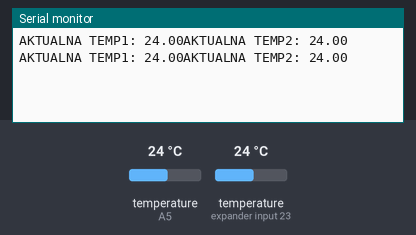
The program below on a simulated Arduino Uno, built with avr-gcc and run on an emulated ATmega328P. Shown: the last lines printed to the serial monitor. The test bench sets the inputs (shaded band); at power-on: temperature (sensors on A5, expander input 23) 24 °C.

Above: at 2.6 s.
2.7 s: temperature (sensor on A5) set to 12 °C
At 3.8 s:
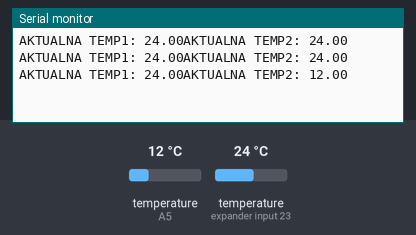
4.2 s: temperature (sensor on expander input 23) set to 12 °C
At 5.5 s:
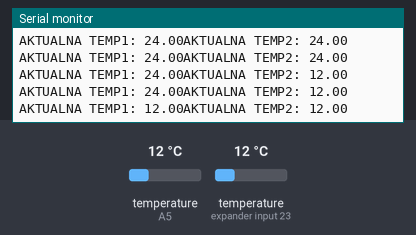
5.7 s: temperature (sensor on A5) set to 19 °C
At 7.0 s:
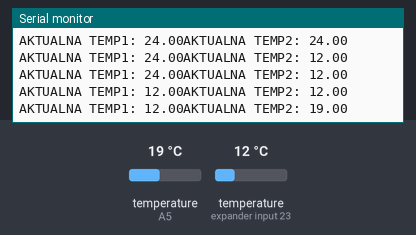
7.2 s: temperature (sensor on expander input 23) set to 19 °C
At 7.6 s:
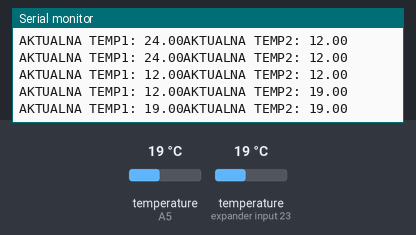
Timing chart, 0 to 9.7 s (numbered marks = the images above; inputs shaded):
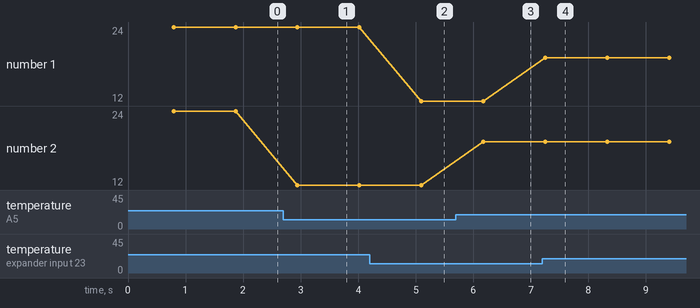

The program:

main.cpp
```cpp
#include <Arduino.h>
#include <DallasTemperature.h>
#include <OneWire.h>

OneWire oneWire(A5);
DallasTemperature sensors(&oneWire);

DeviceAddress ds18b20_1 = {0x28, 0x9E, 0x73, 0xAD, 0xF, 0x0, 0x0, 0xF4};
DeviceAddress ds18b20_2 = {0x28, 0x87, 0xC1, 0xAE, 0xF, 0x0, 0x0, 0x7D};

void setup() {
  Serial.begin(9600);
  sensors.begin();
}

void loop() {
  sensors.requestTemperatures();
  Serial.println("AKTUALNA TEMP1: " + String(sensors.getTempC(ds18b20_1)) + "AKTUALNA TEMP2: " + String(sensors.getTempC(ds18b20_2)));
  delay(300);
}

/*********************************
 * ZAKRES PRACY : -50C : 150C
 * 4.7K ROWNOLEGLE OUTPUT, VCC
 * ADRES 1: 28 9E 73 AD F 0 0 F4
 * ADRES 2: 28 87 C1 AE F 0 0 7D
*********************************/
```

Measured:
- after the input at 2.7 s, the serial monitor: prints a new line after 0.25 s (image 1)
- after the input at 4.2 s, the serial monitor: prints a new line after 0.90 s (image 2)
- after the input at 5.7 s, the serial monitor: prints a new line after 0.48 s (image 3)
- after the input at 7.2 s, the serial monitor: prints a new line after 0.05 s (image 4)
- plotted number 2: 24 → 12 after the input at 2.7 s, 12 → 19 after the input at 5.7 s
